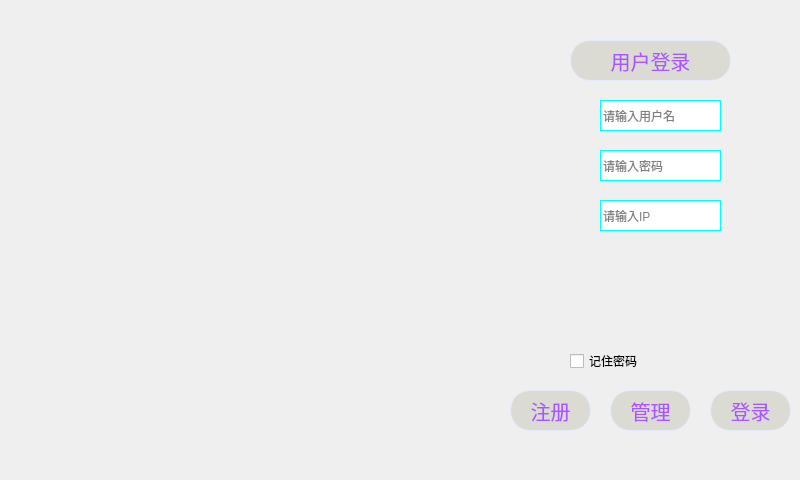
<?xml version="1.0" encoding="UTF-8"?>
<ui version="4.0">
 <class>login</class>
 <widget class="QDialog" name="login">
  <property name="geometry">
   <rect>
    <x>0</x>
    <y>0</y>
    <width>800</width>
    <height>480</height>
   </rect>
  </property>
  <property name="windowTitle">
   <string>Dialog</string>
  </property>
  <property name="styleSheet">
   <string notr="true">#login{border-image: url(:/zxc/image/8211.jpg);}</string>
  </property>
  <widget class="QPushButton" name="pushButton_2">
   <property name="geometry">
    <rect>
     <x>570</x>
     <y>40</y>
     <width>161</width>
     <height>41</height>
    </rect>
   </property>
   <property name="styleSheet">
    <string notr="true">color:rgb(170, 85, 255);
font-size:20px;
border:1px solid rgb(230, 234, 255);
background-color:rgb(220, 219, 211);
border-radius: 20px;</string>
   </property>
   <property name="text">
    <string>用户登录</string>
   </property>
  </widget>
  <widget class="QLabel" name="label">
   <property name="geometry">
    <rect>
     <x>570</x>
     <y>100</y>
     <width>20</width>
     <height>31</height>
    </rect>
   </property>
   <property name="styleSheet">
    <string notr="true">border-image: url(:/zxc/image/2-21.png);</string>
   </property>
   <property name="text">
    <string/>
   </property>
  </widget>
  <widget class="QLineEdit" name="lineEdit">
   <property name="geometry">
    <rect>
     <x>600</x>
     <y>100</y>
     <width>121</width>
     <height>31</height>
    </rect>
   </property>
   <property name="styleSheet">
    <string notr="true">border: 1px solid rgb(0, 255, 255);</string>
   </property>
   <property name="placeholderText">
    <string>请输入用户名</string>
   </property>
  </widget>
  <widget class="QLineEdit" name="lineEdit_2">
   <property name="geometry">
    <rect>
     <x>600</x>
     <y>150</y>
     <width>121</width>
     <height>31</height>
    </rect>
   </property>
   <property name="styleSheet">
    <string notr="true">border: 1px solid rgb(0, 255, 255);</string>
   </property>
   <property name="text">
    <string/>
   </property>
   <property name="echoMode">
    <enum>QLineEdit::Password</enum>
   </property>
   <property name="placeholderText">
    <string>请输入密码</string>
   </property>
  </widget>
  <widget class="QLabel" name="label_2">
   <property name="geometry">
    <rect>
     <x>570</x>
     <y>150</y>
     <width>20</width>
     <height>31</height>
    </rect>
   </property>
   <property name="styleSheet">
    <string notr="true">border-image: url(:/zxc/image/2-1.png);</string>
   </property>
   <property name="text">
    <string/>
   </property>
  </widget>
  <widget class="QLineEdit" name="lineEdit_3">
   <property name="geometry">
    <rect>
     <x>600</x>
     <y>200</y>
     <width>121</width>
     <height>31</height>
    </rect>
   </property>
   <property name="styleSheet">
    <string notr="true">border: 1px solid rgb(0, 255, 255);</string>
   </property>
   <property name="placeholderText">
    <string>请输入IP</string>
   </property>
  </widget>
  <widget class="QLabel" name="label_3">
   <property name="geometry">
    <rect>
     <x>570</x>
     <y>200</y>
     <width>20</width>
     <height>31</height>
    </rect>
   </property>
   <property name="styleSheet">
    <string notr="true">border-image: url(:/zxc/image/2-3.png);</string>
   </property>
   <property name="text">
    <string/>
   </property>
  </widget>
  <widget class="QLabel" name="label_4">
   <property name="geometry">
    <rect>
     <x>570</x>
     <y>250</y>
     <width>171</width>
     <height>81</height>
    </rect>
   </property>
   <property name="styleSheet">
    <string notr="true">border-image: url(:/zxc/image/5218.png);</string>
   </property>
   <property name="text">
    <string/>
   </property>
  </widget>
  <widget class="QLabel" name="label_verify">
   <property name="geometry">
    <rect>
     <x>590</x>
     <y>280</y>
     <width>31</width>
     <height>31</height>
    </rect>
   </property>
   <property name="styleSheet">
    <string notr="true">border-image: url(:/zxc/image/5217.png);</string>
   </property>
   <property name="text">
    <string/>
   </property>
  </widget>
  <widget class="QCheckBox" name="checkBox">
   <property name="geometry">
    <rect>
     <x>570</x>
     <y>350</y>
     <width>98</width>
     <height>22</height>
    </rect>
   </property>
   <property name="text">
    <string>记住密码</string>
   </property>
  </widget>
  <widget class="QPushButton" name="pushButton_3">
   <property name="geometry">
    <rect>
     <x>510</x>
     <y>390</y>
     <width>81</width>
     <height>41</height>
    </rect>
   </property>
   <property name="styleSheet">
    <string notr="true">color:rgb(170, 85, 255);
font-size:20px;
border:1px solid rgb(230, 234, 255);
background-color:rgb(220, 219, 211);
border-radius: 20px;</string>
   </property>
   <property name="text">
    <string>注册</string>
   </property>
  </widget>
  <widget class="QPushButton" name="pushButton_4">
   <property name="geometry">
    <rect>
     <x>610</x>
     <y>390</y>
     <width>81</width>
     <height>41</height>
    </rect>
   </property>
   <property name="styleSheet">
    <string notr="true">color:rgb(170, 85, 255);
font-size:20px;
border:1px solid rgb(230, 234, 255);
background-color:rgb(220, 219, 211);
border-radius: 20px;</string>
   </property>
   <property name="text">
    <string>管理</string>
   </property>
  </widget>
  <widget class="QPushButton" name="pushButton_5">
   <property name="geometry">
    <rect>
     <x>710</x>
     <y>390</y>
     <width>81</width>
     <height>41</height>
    </rect>
   </property>
   <property name="styleSheet">
    <string notr="true">color:rgb(170, 85, 255);
font-size:20px;
border:1px solid rgb(230, 234, 255);
background-color:rgb(220, 219, 211);
border-radius: 20px;</string>
   </property>
   <property name="text">
    <string>登录</string>
   </property>
  </widget>
 </widget>
 <resources/>
 <connections/>
</ui>
